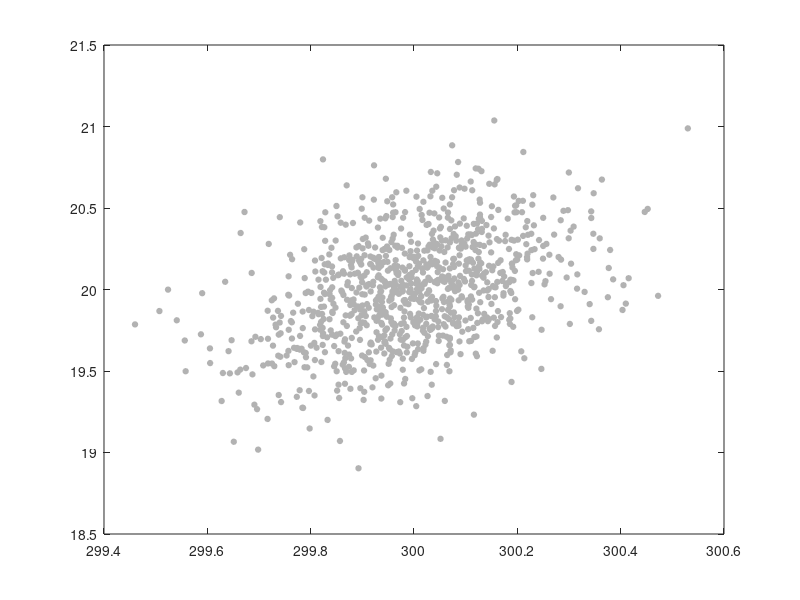

This chart was generated by the following MATLAB code: (Note: this script raises an error after producing the figure.)
clear
alpha = 0.9;
N     = 1000;
X0    = [300;20];
W     = randn(N,2);
CRB   = 0.1*[0.2518, 0.2288;...
      0.2288, 1.0834];
sqrtCRB = sqrtm(CRB);
X     = W*sqrtCRB + ones(N,1)*X0';
figure(1)
plot(X(:,1),X(:,2),'o','color',0.7*ones(3,1),...
    'markerfacec',0.7*ones(3,1),'markers',4)
hold on
[area] = ellipse(X0, CRB, alpha,'b');
plot(X0(1),X0(2),'o','markers',12,'markerfacec','r')
hold off
xlabel('velocity - m/s')
ylabel('azimuth - degree')
set(gca,'xlim',X0(1)+[-1 1],'ylim',X0(2)+[-1 1])
set(gca','fontname','times','fontsize',14)

HorizontalSize = 8;
VerticalSize   = 8;
set(gcf,'units','centimeters');
set(gcf,'paperunits','centimeters');
set(gcf,'PaperType','a3');
    set(gcf,'position',[0 5 HorizontalSize VerticalSize]);
set(gcf,'paperposition',[0 0 HorizontalSize VerticalSize]);
set(gcf,'color', [1,1,0.92]);
set(gcf, 'InvertHardCopy', 'off');

print -depsc -loose ../../slideslastPresentation/crbexample.eps



